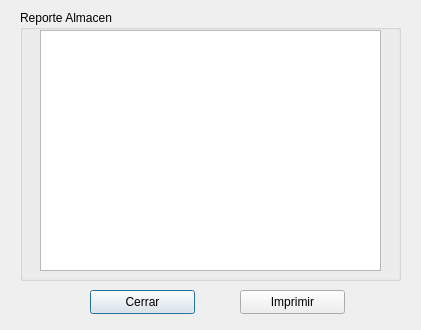
<?xml version="1.0" encoding="UTF-8"?>
<ui version="4.0">
 <class>ralmacen</class>
 <widget class="QDialog" name="ralmacen">
  <property name="geometry">
   <rect>
    <x>0</x>
    <y>0</y>
    <width>421</width>
    <height>330</height>
   </rect>
  </property>
  <property name="windowTitle">
   <string>Reporte de Almacen</string>
  </property>
  <widget class="QPushButton" name="cerrar">
   <property name="geometry">
    <rect>
     <x>90</x>
     <y>290</y>
     <width>105</width>
     <height>24</height>
    </rect>
   </property>
   <property name="text">
    <string>Cerrar</string>
   </property>
   <property name="icon">
    <iconset resource="pandasoft.qrc">
     <normaloff>:/images/dialog-close.png</normaloff>:/images/dialog-close.png</iconset>
   </property>
  </widget>
  <widget class="QPushButton" name="print">
   <property name="geometry">
    <rect>
     <x>240</x>
     <y>290</y>
     <width>105</width>
     <height>24</height>
    </rect>
   </property>
   <property name="text">
    <string>Imprimir</string>
   </property>
   <property name="icon">
    <iconset resource="pandasoft.qrc">
     <normaloff>:/images/document-print-preview.png</normaloff>:/images/document-print-preview.png</iconset>
   </property>
  </widget>
  <widget class="QGroupBox" name="groupBox">
   <property name="geometry">
    <rect>
     <x>20</x>
     <y>10</y>
     <width>381</width>
     <height>271</height>
    </rect>
   </property>
   <property name="title">
    <string>Reporte Almacen</string>
   </property>
   <widget class="QTableView" name="lista">
    <property name="geometry">
     <rect>
      <x>20</x>
      <y>20</y>
      <width>341</width>
      <height>241</height>
     </rect>
    </property>
   </widget>
  </widget>
 </widget>
 <tabstops>
  <tabstop>lista</tabstop>
  <tabstop>cerrar</tabstop>
  <tabstop>print</tabstop>
 </tabstops>
 <resources>
  <include location="pandasoft.qrc"/>
 </resources>
 <connections>
  <connection>
   <sender>cerrar</sender>
   <signal>clicked()</signal>
   <receiver>ralmacen</receiver>
   <slot>reject()</slot>
   <hints>
    <hint type="sourcelabel">
     <x>113</x>
     <y>297</y>
    </hint>
    <hint type="destinationlabel">
     <x>29</x>
     <y>300</y>
    </hint>
   </hints>
  </connection>
 </connections>
</ui>
